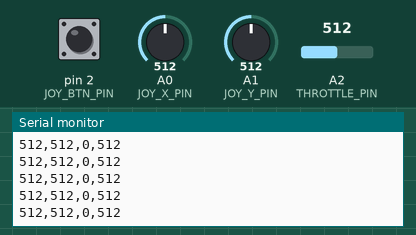
This sketch was run on a simulated Arduino Uno, built with avr-gcc and run on an emulated ATmega328P. Shown: the last lines printed to the serial monitor. The test bench sets the inputs (shaded band); at power-on: A0 (JOY_X_PIN) = 512, A1 (JOY_Y_PIN) = 512, A2 (THROTTLE_PIN) = 512, pin 2 (JOY_BTN_PIN) HIGH.

Above: at 1.2 s.
1.3 s: A0 (JOY_X_PIN) set to 716
At 1.9 s:
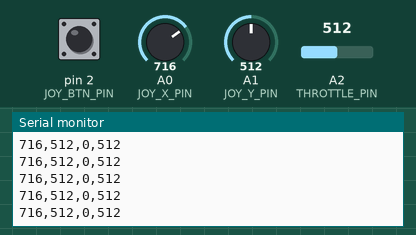
2.8 s: A1 (JOY_Y_PIN) set to 716
At 3.4 s:
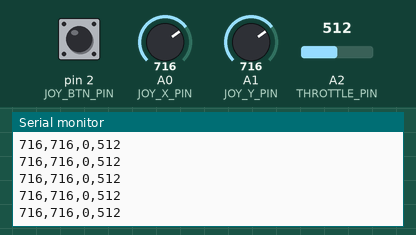
4.3 s: A2 (THROTTLE_PIN) set to 716
At 4.9 s:
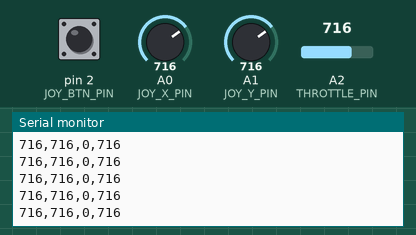
5.8 s: pin 2 (JOY_BTN_PIN) pulled LOW for 0.15 s
7.4 s: A0 (JOY_X_PIN) set to 900
At 8.0 s:
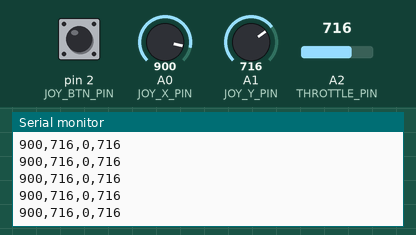
8.9 s: pin 2 (JOY_BTN_PIN) pulled LOW for 1 s
At 9.4 s:
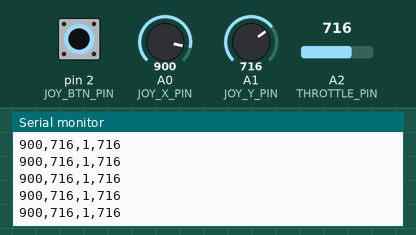
Timing chart, 0 to 11.9 s (numbered marks = the images above; inputs shaded):
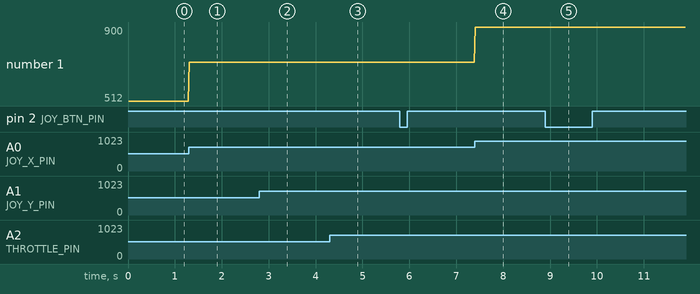

Measured:
- after the input at 1.3 s, the serial monitor: prints a new line at once (image 1)
- after the input at 2.8 s, the serial monitor: prints a new line at once (image 2)
- after the input at 4.3 s, the serial monitor: prints a new line at once (image 3)
- after the input at 7.4 s, the serial monitor: prints a new line at once (image 4)
- after the input at 8.9 s, the serial monitor: prints a new line at once (image 5)
- plotted number 1: 512 → 716 after the input at 1.3 s, 716 → 900 after the input at 7.4 s

The sketch:

flight_controller.ino
```cpp
/*
 * flight_controller.ino
 * Arduino UNO R3 — Flight Stick & Throttle Controller
 *
 * Reads joystick X/Y axes, joystick button, and a potentiometer
 * for throttle. Sends CSV data over USB serial at 50 Hz for the
 * PC app to consume.
 *
 * Serial output format (115200 baud):
 *   X,Y,BTN,THROTTLE\n
 *   X, Y:      0–1023  (joystick analog, center ≈ 512)
 *   BTN:       0 or 1  (1 = pressed)
 *   THROTTLE:  0–1023  (potentiometer raw ADC)
 *
 * Calibration (0% and 100% positions) is handled by the PC app and
 * stored in default_config.json — no EEPROM writes needed on the Arduino.
 *
 * Wiring (no breadboard):
 *   Joystick VRx  → A0
 *   Joystick VRy  → A1
 *   Joystick SW   → D2  (active LOW, uses INPUT_PULLUP)
 *   Joystick VCC  → 5V  (Arduino power header)
 *   Joystick GND  → GND (Arduino power header, first GND pin)
 *   Throttle pot wiper → A2
 *   Throttle pot VCC   → Joystick VCC pin (daisy-chained, no breadboard needed)
 *   Throttle pot GND   → GND (Arduino power header, second GND pin)
 */

// ── Pin definitions ────────────────────────────────────────────────────
const int JOY_X_PIN    = A0;
const int JOY_Y_PIN    = A1;
const int JOY_BTN_PIN  = 2;
const int THROTTLE_PIN = A2;

// ── Timing ────────────────────────────────────────────────────────────
// 50 Hz output (one packet every 20 ms)
const unsigned long SEND_INTERVAL_MS = 20;
unsigned long lastSendTime = 0;

// ── Setup ─────────────────────────────────────────────────────────────
void setup() {
  Serial.begin(115200);
  pinMode(JOY_BTN_PIN, INPUT_PULLUP);
}

// ── Main loop ─────────────────────────────────────────────────────────
void loop() {
  unsigned long now = millis();

  if (now - lastSendTime >= SEND_INTERVAL_MS) {
    lastSendTime = now;

    int joyX     = analogRead(JOY_X_PIN);
    int joyY     = analogRead(JOY_Y_PIN);
    int button   = (digitalRead(JOY_BTN_PIN) == LOW) ? 1 : 0;
    int throttle = analogRead(THROTTLE_PIN);

    Serial.print(joyX);
    Serial.print(',');
    Serial.print(joyY);
    Serial.print(',');
    Serial.print(button);
    Serial.print(',');
    Serial.println(throttle);
  }
}
```
